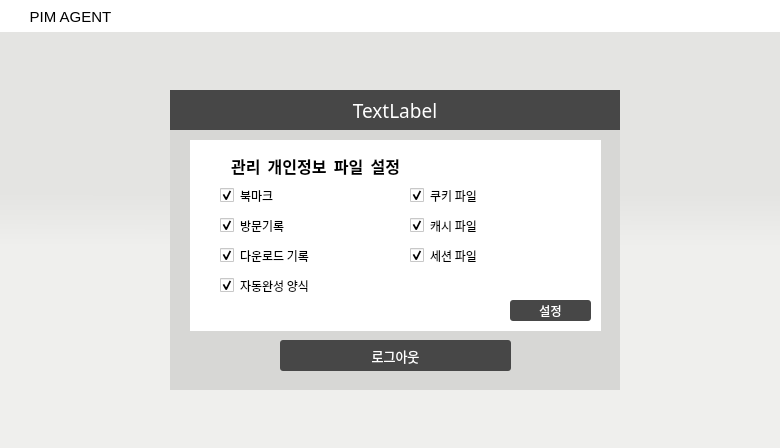
<?xml version="1.0" encoding="UTF-8"?>
<ui version="4.0">
 <class>Dialog</class>
 <widget class="QDialog" name="Dialog">
  <property name="geometry">
   <rect>
    <x>0</x>
    <y>0</y>
    <width>780</width>
    <height>448</height>
   </rect>
  </property>
  <property name="windowTitle">
   <string>PIM AGENT</string>
  </property>
  <property name="styleSheet">
   <string notr="true">background-color:qlineargradient(spread:pad, x1:0.5, y1:0.432, x2:0.499682, y2:0.551, stop:0 #E4E4E2, stop:1 #EFEFED)</string>
  </property>
  <widget class="QFrame" name="frame">
   <property name="geometry">
    <rect>
     <x>170</x>
     <y>90</y>
     <width>450</width>
     <height>300</height>
    </rect>
   </property>
   <property name="font">
    <font>
     <family>함초롬돋움</family>
     <pointsize>12</pointsize>
    </font>
   </property>
   <property name="styleSheet">
    <string notr="true">background-color:#D7D7D5;
border: transparent;
</string>
   </property>
   <property name="frameShape">
    <enum>QFrame::StyledPanel</enum>
   </property>
   <property name="frameShadow">
    <enum>QFrame::Raised</enum>
   </property>
   <widget class="QLabel" name="titleLabel">
    <property name="geometry">
     <rect>
      <x>0</x>
      <y>0</y>
      <width>450</width>
      <height>40</height>
     </rect>
    </property>
    <property name="font">
     <font>
      <family>HY견고딕</family>
      <pointsize>14</pointsize>
     </font>
    </property>
    <property name="styleSheet">
     <string notr="true">color: white;
background-color:#474747;
text-align:center;</string>
    </property>
    <property name="text">
     <string>TextLabel</string>
    </property>
    <property name="alignment">
     <set>Qt::AlignCenter</set>
    </property>
   </widget>
   <widget class="QPushButton" name="logoutBtn">
    <property name="geometry">
     <rect>
      <x>110</x>
      <y>250</y>
      <width>231</width>
      <height>31</height>
     </rect>
    </property>
    <property name="palette">
     <palette>
      <active>
       <colorrole role="WindowText">
        <brush brushstyle="SolidPattern">
         <color alpha="255">
          <red>255</red>
          <green>255</green>
          <blue>255</blue>
         </color>
        </brush>
       </colorrole>
       <colorrole role="Button">
        <brush brushstyle="SolidPattern">
         <color alpha="255">
          <red>71</red>
          <green>71</green>
          <blue>71</blue>
         </color>
        </brush>
       </colorrole>
       <colorrole role="Text">
        <brush brushstyle="SolidPattern">
         <color alpha="255">
          <red>255</red>
          <green>255</green>
          <blue>255</blue>
         </color>
        </brush>
       </colorrole>
       <colorrole role="ButtonText">
        <brush brushstyle="SolidPattern">
         <color alpha="255">
          <red>255</red>
          <green>255</green>
          <blue>255</blue>
         </color>
        </brush>
       </colorrole>
       <colorrole role="Base">
        <brush brushstyle="SolidPattern">
         <color alpha="255">
          <red>71</red>
          <green>71</green>
          <blue>71</blue>
         </color>
        </brush>
       </colorrole>
       <colorrole role="Window">
        <brush brushstyle="SolidPattern">
         <color alpha="255">
          <red>71</red>
          <green>71</green>
          <blue>71</blue>
         </color>
        </brush>
       </colorrole>
      </active>
      <inactive>
       <colorrole role="WindowText">
        <brush brushstyle="SolidPattern">
         <color alpha="255">
          <red>255</red>
          <green>255</green>
          <blue>255</blue>
         </color>
        </brush>
       </colorrole>
       <colorrole role="Button">
        <brush brushstyle="SolidPattern">
         <color alpha="255">
          <red>71</red>
          <green>71</green>
          <blue>71</blue>
         </color>
        </brush>
       </colorrole>
       <colorrole role="Text">
        <brush brushstyle="SolidPattern">
         <color alpha="255">
          <red>255</red>
          <green>255</green>
          <blue>255</blue>
         </color>
        </brush>
       </colorrole>
       <colorrole role="ButtonText">
        <brush brushstyle="SolidPattern">
         <color alpha="255">
          <red>255</red>
          <green>255</green>
          <blue>255</blue>
         </color>
        </brush>
       </colorrole>
       <colorrole role="Base">
        <brush brushstyle="SolidPattern">
         <color alpha="255">
          <red>71</red>
          <green>71</green>
          <blue>71</blue>
         </color>
        </brush>
       </colorrole>
       <colorrole role="Window">
        <brush brushstyle="SolidPattern">
         <color alpha="255">
          <red>71</red>
          <green>71</green>
          <blue>71</blue>
         </color>
        </brush>
       </colorrole>
      </inactive>
      <disabled>
       <colorrole role="WindowText">
        <brush brushstyle="SolidPattern">
         <color alpha="255">
          <red>255</red>
          <green>255</green>
          <blue>255</blue>
         </color>
        </brush>
       </colorrole>
       <colorrole role="Button">
        <brush brushstyle="SolidPattern">
         <color alpha="255">
          <red>71</red>
          <green>71</green>
          <blue>71</blue>
         </color>
        </brush>
       </colorrole>
       <colorrole role="Text">
        <brush brushstyle="SolidPattern">
         <color alpha="255">
          <red>255</red>
          <green>255</green>
          <blue>255</blue>
         </color>
        </brush>
       </colorrole>
       <colorrole role="ButtonText">
        <brush brushstyle="SolidPattern">
         <color alpha="255">
          <red>255</red>
          <green>255</green>
          <blue>255</blue>
         </color>
        </brush>
       </colorrole>
       <colorrole role="Base">
        <brush brushstyle="SolidPattern">
         <color alpha="255">
          <red>71</red>
          <green>71</green>
          <blue>71</blue>
         </color>
        </brush>
       </colorrole>
       <colorrole role="Window">
        <brush brushstyle="SolidPattern">
         <color alpha="255">
          <red>71</red>
          <green>71</green>
          <blue>71</blue>
         </color>
        </brush>
       </colorrole>
      </disabled>
     </palette>
    </property>
    <property name="font">
     <font>
      <family>HY견고딕</family>
      <pointsize>10</pointsize>
     </font>
    </property>
    <property name="styleSheet">
     <string notr="true">QPushButton{
color: white;
background-color:#474747;
border-style: solid;
border-radius:3px;
}

 QPushButton:hover {
background-color:#9E9E9E;
 }</string>
    </property>
    <property name="text">
     <string>로그아웃</string>
    </property>
   </widget>
   <widget class="QFrame" name="frame_2">
    <property name="geometry">
     <rect>
      <x>20</x>
      <y>50</y>
      <width>411</width>
      <height>191</height>
     </rect>
    </property>
    <property name="font">
     <font>
      <family>HY견고딕</family>
     </font>
    </property>
    <property name="styleSheet">
     <string notr="true">background-color:#ffffff;</string>
    </property>
    <property name="frameShape">
     <enum>QFrame::StyledPanel</enum>
    </property>
    <property name="frameShadow">
     <enum>QFrame::Raised</enum>
    </property>
    <widget class="QCheckBox" name="visitCheckBox">
     <property name="geometry">
      <rect>
       <x>30</x>
       <y>70</y>
       <width>141</width>
       <height>31</height>
      </rect>
     </property>
     <property name="font">
      <font>
       <family>HY견고딕</family>
      </font>
     </property>
     <property name="styleSheet">
      <string notr="true"/>
     </property>
     <property name="text">
      <string>방문기록</string>
     </property>
     <property name="checked">
      <bool>true</bool>
     </property>
    </widget>
    <widget class="QCheckBox" name="downloadCheckBox">
     <property name="geometry">
      <rect>
       <x>30</x>
       <y>100</y>
       <width>141</width>
       <height>31</height>
      </rect>
     </property>
     <property name="font">
      <font>
       <family>HY견고딕</family>
      </font>
     </property>
     <property name="styleSheet">
      <string notr="true"/>
     </property>
     <property name="text">
      <string>다운로드 기록</string>
     </property>
     <property name="checked">
      <bool>true</bool>
     </property>
    </widget>
    <widget class="QCheckBox" name="bookmarkCheckBox">
     <property name="geometry">
      <rect>
       <x>30</x>
       <y>40</y>
       <width>141</width>
       <height>31</height>
      </rect>
     </property>
     <property name="font">
      <font>
       <family>HY견고딕</family>
      </font>
     </property>
     <property name="styleSheet">
      <string notr="true"/>
     </property>
     <property name="text">
      <string>북마크</string>
     </property>
     <property name="checked">
      <bool>true</bool>
     </property>
    </widget>
    <widget class="QCheckBox" name="cookieCheckBox">
     <property name="geometry">
      <rect>
       <x>220</x>
       <y>40</y>
       <width>161</width>
       <height>31</height>
      </rect>
     </property>
     <property name="font">
      <font>
       <family>HY견고딕</family>
      </font>
     </property>
     <property name="styleSheet">
      <string notr="true"/>
     </property>
     <property name="text">
      <string>쿠키 파일</string>
     </property>
     <property name="checked">
      <bool>true</bool>
     </property>
    </widget>
    <widget class="QCheckBox" name="autoFormCheckBox">
     <property name="geometry">
      <rect>
       <x>30</x>
       <y>130</y>
       <width>161</width>
       <height>31</height>
      </rect>
     </property>
     <property name="font">
      <font>
       <family>HY견고딕</family>
      </font>
     </property>
     <property name="styleSheet">
      <string notr="true"/>
     </property>
     <property name="text">
      <string>자동완성 양식</string>
     </property>
     <property name="checked">
      <bool>true</bool>
     </property>
    </widget>
    <widget class="QCheckBox" name="cacheCheckBox">
     <property name="geometry">
      <rect>
       <x>220</x>
       <y>70</y>
       <width>161</width>
       <height>31</height>
      </rect>
     </property>
     <property name="font">
      <font>
       <family>HY견고딕</family>
      </font>
     </property>
     <property name="styleSheet">
      <string notr="true"/>
     </property>
     <property name="text">
      <string>캐시 파일</string>
     </property>
     <property name="checked">
      <bool>true</bool>
     </property>
    </widget>
    <widget class="QCheckBox" name="sessionCheckBox">
     <property name="geometry">
      <rect>
       <x>220</x>
       <y>100</y>
       <width>161</width>
       <height>31</height>
      </rect>
     </property>
     <property name="font">
      <font>
       <family>HY견고딕</family>
      </font>
     </property>
     <property name="styleSheet">
      <string notr="true"/>
     </property>
     <property name="text">
      <string>세션 파일</string>
     </property>
     <property name="checked">
      <bool>true</bool>
     </property>
    </widget>
    <widget class="QPushButton" name="setDBBtn">
     <property name="geometry">
      <rect>
       <x>320</x>
       <y>160</y>
       <width>81</width>
       <height>21</height>
      </rect>
     </property>
     <property name="palette">
      <palette>
       <active>
        <colorrole role="WindowText">
         <brush brushstyle="SolidPattern">
          <color alpha="255">
           <red>255</red>
           <green>255</green>
           <blue>255</blue>
          </color>
         </brush>
        </colorrole>
        <colorrole role="Button">
         <brush brushstyle="SolidPattern">
          <color alpha="255">
           <red>71</red>
           <green>71</green>
           <blue>71</blue>
          </color>
         </brush>
        </colorrole>
        <colorrole role="Text">
         <brush brushstyle="SolidPattern">
          <color alpha="255">
           <red>255</red>
           <green>255</green>
           <blue>255</blue>
          </color>
         </brush>
        </colorrole>
        <colorrole role="ButtonText">
         <brush brushstyle="SolidPattern">
          <color alpha="255">
           <red>255</red>
           <green>255</green>
           <blue>255</blue>
          </color>
         </brush>
        </colorrole>
        <colorrole role="Base">
         <brush brushstyle="SolidPattern">
          <color alpha="255">
           <red>71</red>
           <green>71</green>
           <blue>71</blue>
          </color>
         </brush>
        </colorrole>
        <colorrole role="Window">
         <brush brushstyle="SolidPattern">
          <color alpha="255">
           <red>71</red>
           <green>71</green>
           <blue>71</blue>
          </color>
         </brush>
        </colorrole>
       </active>
       <inactive>
        <colorrole role="WindowText">
         <brush brushstyle="SolidPattern">
          <color alpha="255">
           <red>255</red>
           <green>255</green>
           <blue>255</blue>
          </color>
         </brush>
        </colorrole>
        <colorrole role="Button">
         <brush brushstyle="SolidPattern">
          <color alpha="255">
           <red>71</red>
           <green>71</green>
           <blue>71</blue>
          </color>
         </brush>
        </colorrole>
        <colorrole role="Text">
         <brush brushstyle="SolidPattern">
          <color alpha="255">
           <red>255</red>
           <green>255</green>
           <blue>255</blue>
          </color>
         </brush>
        </colorrole>
        <colorrole role="ButtonText">
         <brush brushstyle="SolidPattern">
          <color alpha="255">
           <red>255</red>
           <green>255</green>
           <blue>255</blue>
          </color>
         </brush>
        </colorrole>
        <colorrole role="Base">
         <brush brushstyle="SolidPattern">
          <color alpha="255">
           <red>71</red>
           <green>71</green>
           <blue>71</blue>
          </color>
         </brush>
        </colorrole>
        <colorrole role="Window">
         <brush brushstyle="SolidPattern">
          <color alpha="255">
           <red>71</red>
           <green>71</green>
           <blue>71</blue>
          </color>
         </brush>
        </colorrole>
       </inactive>
       <disabled>
        <colorrole role="WindowText">
         <brush brushstyle="SolidPattern">
          <color alpha="255">
           <red>255</red>
           <green>255</green>
           <blue>255</blue>
          </color>
         </brush>
        </colorrole>
        <colorrole role="Button">
         <brush brushstyle="SolidPattern">
          <color alpha="255">
           <red>71</red>
           <green>71</green>
           <blue>71</blue>
          </color>
         </brush>
        </colorrole>
        <colorrole role="Text">
         <brush brushstyle="SolidPattern">
          <color alpha="255">
           <red>255</red>
           <green>255</green>
           <blue>255</blue>
          </color>
         </brush>
        </colorrole>
        <colorrole role="ButtonText">
         <brush brushstyle="SolidPattern">
          <color alpha="255">
           <red>255</red>
           <green>255</green>
           <blue>255</blue>
          </color>
         </brush>
        </colorrole>
        <colorrole role="Base">
         <brush brushstyle="SolidPattern">
          <color alpha="255">
           <red>71</red>
           <green>71</green>
           <blue>71</blue>
          </color>
         </brush>
        </colorrole>
        <colorrole role="Window">
         <brush brushstyle="SolidPattern">
          <color alpha="255">
           <red>71</red>
           <green>71</green>
           <blue>71</blue>
          </color>
         </brush>
        </colorrole>
       </disabled>
      </palette>
     </property>
     <property name="font">
      <font>
       <family>HY견고딕</family>
       <pointsize>9</pointsize>
       <weight>50</weight>
       <bold>false</bold>
      </font>
     </property>
     <property name="styleSheet">
      <string notr="true">QPushButton{
color: white;
background-color:#474747;
border-style: solid;
border-radius:3px;
}

 QPushButton:hover {
background-color:#9E9E9E;
 }</string>
     </property>
     <property name="text">
      <string>설정</string>
     </property>
    </widget>
   </widget>
   <widget class="QLabel" name="userSettingsLabel">
    <property name="geometry">
     <rect>
      <x>40</x>
      <y>60</y>
      <width>211</width>
      <height>31</height>
     </rect>
    </property>
    <property name="font">
     <font>
      <family>HY견고딕</family>
      <pointsize>12</pointsize>
      <weight>75</weight>
      <bold>true</bold>
     </font>
    </property>
    <property name="styleSheet">
     <string notr="true">background-color:#ffffff;</string>
    </property>
    <property name="text">
     <string>관리  개인정보  파일  설정</string>
    </property>
    <property name="alignment">
     <set>Qt::AlignCenter</set>
    </property>
   </widget>
  </widget>
  <widget class="QPushButton" name="closeBtn">
   <property name="geometry">
    <rect>
     <x>790</x>
     <y>40</y>
     <width>41</width>
     <height>31</height>
    </rect>
   </property>
   <property name="styleSheet">
    <string notr="true">QPushButton{
background-color:transparent
}

 QPushButton:hover {
     background-color: rgb(191, 83, 62);
 }</string>
   </property>
   <property name="text">
    <string/>
   </property>
  </widget>
  <widget class="QPushButton" name="minimizeBtn">
   <property name="geometry">
    <rect>
     <x>700</x>
     <y>0</y>
     <width>41</width>
     <height>31</height>
    </rect>
   </property>
   <property name="font">
    <font>
     <family>Arial</family>
     <pointsize>20</pointsize>
    </font>
   </property>
   <property name="styleSheet">
    <string notr="true">QPushButton{
background-color:transparent;
border:transparent;

}

 QPushButton:hover {
background-color:#EFEFED;
 }</string>
   </property>
   <property name="text">
    <string/>
   </property>
  </widget>
  <widget class="QPushButton" name="runBackgroundBtn">
   <property name="geometry">
    <rect>
     <x>740</x>
     <y>0</y>
     <width>41</width>
     <height>31</height>
    </rect>
   </property>
   <property name="styleSheet">
    <string notr="true">QPushButton{
background-color:transparent;
border:transparent;
}

 QPushButton:hover {
     background-color: rgb(191, 83, 62);
 }</string>
   </property>
   <property name="text">
    <string/>
   </property>
  </widget>
  <widget class="QLabel" name="titleLabel_2">
   <property name="geometry">
    <rect>
     <x>0</x>
     <y>0</y>
     <width>780</width>
     <height>32</height>
    </rect>
   </property>
   <property name="font">
    <font>
     <family>함초롬돋움</family>
     <pointsize>14</pointsize>
    </font>
   </property>
   <property name="styleSheet">
    <string notr="true">color: black;
background-color: rgba(255,255,255);
text-align:center;
 border-bottom: 0.4px solid black;
</string>
   </property>
   <property name="text">
    <string/>
   </property>
   <property name="alignment">
    <set>Qt::AlignCenter</set>
   </property>
  </widget>
  <widget class="QLabel" name="iconlabel">
   <property name="geometry">
    <rect>
     <x>5</x>
     <y>5</y>
     <width>20</width>
     <height>20</height>
    </rect>
   </property>
   <property name="font">
    <font>
     <family>함초롬돋움</family>
     <pointsize>14</pointsize>
    </font>
   </property>
   <property name="styleSheet">
    <string notr="true">color: black;
background-color: rgba(255,255,255);
text-align:center;</string>
   </property>
   <property name="text">
    <string/>
   </property>
   <property name="alignment">
    <set>Qt::AlignCenter</set>
   </property>
  </widget>
  <widget class="QLabel" name="iconlabel_2">
   <property name="geometry">
    <rect>
     <x>15</x>
     <y>2</y>
     <width>111</width>
     <height>30</height>
    </rect>
   </property>
   <property name="font">
    <font>
     <family>Arial</family>
     <pointsize>11</pointsize>
     <weight>50</weight>
     <bold>false</bold>
    </font>
   </property>
   <property name="styleSheet">
    <string notr="true">color: black;
background-color: transparent;
text-align:center;</string>
   </property>
   <property name="text">
    <string>PIM AGENT</string>
   </property>
   <property name="alignment">
    <set>Qt::AlignCenter</set>
   </property>
  </widget>
  <zorder>titleLabel_2</zorder>
  <zorder>frame</zorder>
  <zorder>closeBtn</zorder>
  <zorder>minimizeBtn</zorder>
  <zorder>runBackgroundBtn</zorder>
  <zorder>iconlabel</zorder>
  <zorder>iconlabel_2</zorder>
 </widget>
 <resources/>
 <connections/>
</ui>
